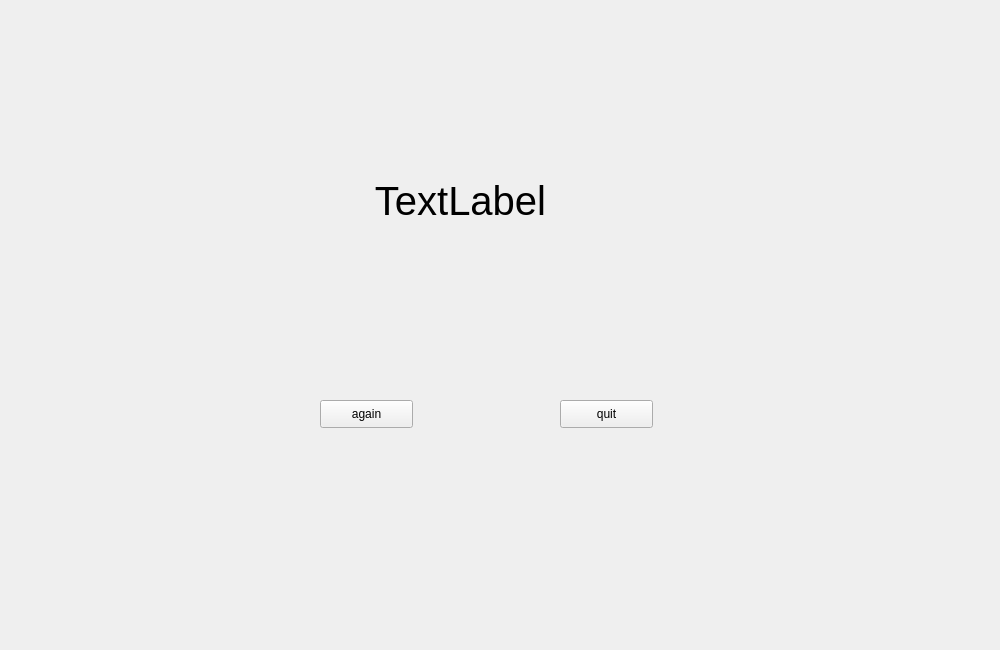
<?xml version="1.0" encoding="UTF-8"?>
<ui version="4.0">
 <class>BWidget</class>
 <widget class="QWidget" name="BWidget">
  <property name="geometry">
   <rect>
    <x>0</x>
    <y>0</y>
    <width>1000</width>
    <height>650</height>
   </rect>
  </property>
  <property name="windowTitle">
   <string>BWidget</string>
  </property>
  <widget class="QStackedWidget" name="stackedWidget">
   <property name="geometry">
    <rect>
     <x>0</x>
     <y>0</y>
     <width>1000</width>
     <height>650</height>
    </rect>
   </property>
   <property name="currentIndex">
    <number>2</number>
   </property>
   <widget class="QWidget" name="page">
    <widget class="QPushButton" name="btnReady">
     <property name="geometry">
      <rect>
       <x>400</x>
       <y>400</y>
       <width>93</width>
       <height>28</height>
      </rect>
     </property>
     <property name="text">
      <string>准备开始</string>
     </property>
    </widget>
    <widget class="QLabel" name="labelReady">
     <property name="geometry">
      <rect>
       <x>300</x>
       <y>200</y>
       <width>311</width>
       <height>81</height>
      </rect>
     </property>
     <property name="font">
      <font>
       <family>迷你简硬笔行书</family>
       <pointsize>34</pointsize>
      </font>
     </property>
     <property name="text">
      <string>斗地主游戏</string>
     </property>
     <property name="alignment">
      <set>Qt::AlignCenter</set>
     </property>
    </widget>
   </widget>
   <widget class="QWidget" name="page_2">
    <widget class="QPushButton" name="btnForLord">
     <property name="geometry">
      <rect>
       <x>360</x>
       <y>420</y>
       <width>93</width>
       <height>28</height>
      </rect>
     </property>
     <property name="text">
      <string>叫</string>
     </property>
    </widget>
    <widget class="QWidget" name="layoutWidget">
     <property name="geometry">
      <rect>
       <x>270</x>
       <y>10</y>
       <width>471</width>
       <height>141</height>
      </rect>
     </property>
     <layout class="QHBoxLayout" name="hLayout" stretch="2,1,2,1,2">
      <item>
       <widget class="QLabel" name="bottomL">
        <property name="font">
         <font>
          <family>迷你简硬笔行书</family>
          <pointsize>12</pointsize>
          <weight>50</weight>
          <bold>false</bold>
         </font>
        </property>
        <property name="text">
         <string>底牌1</string>
        </property>
       </widget>
      </item>
      <item>
       <spacer name="horizontalSpacer">
        <property name="orientation">
         <enum>Qt::Horizontal</enum>
        </property>
        <property name="sizeHint" stdset="0">
         <size>
          <width>40</width>
          <height>20</height>
         </size>
        </property>
       </spacer>
      </item>
      <item>
       <widget class="QLabel" name="bottomM">
        <property name="font">
         <font>
          <family>迷你简硬笔行书</family>
          <pointsize>12</pointsize>
         </font>
        </property>
        <property name="text">
         <string>底牌2</string>
        </property>
       </widget>
      </item>
      <item>
       <spacer name="horizontalSpacer_2">
        <property name="orientation">
         <enum>Qt::Horizontal</enum>
        </property>
        <property name="sizeHint" stdset="0">
         <size>
          <width>40</width>
          <height>20</height>
         </size>
        </property>
       </spacer>
      </item>
      <item>
       <widget class="QLabel" name="bottomR">
        <property name="font">
         <font>
          <family>迷你简硬笔行书</family>
          <pointsize>12</pointsize>
         </font>
        </property>
        <property name="text">
         <string>底牌3</string>
        </property>
       </widget>
      </item>
     </layout>
    </widget>
    <widget class="QPushButton" name="btnBeat">
     <property name="geometry">
      <rect>
       <x>360</x>
       <y>420</y>
       <width>93</width>
       <height>28</height>
      </rect>
     </property>
     <property name="text">
      <string>出牌</string>
     </property>
    </widget>
    <widget class="QWidget" name="layoutWidget_2">
     <property name="geometry">
      <rect>
       <x>50</x>
       <y>500</y>
       <width>141</width>
       <height>151</height>
      </rect>
     </property>
     <layout class="QVBoxLayout" name="bvLayout" stretch="3,1">
      <item>
       <widget class="QLabel" name="bRole">
        <property name="font">
         <font>
          <family>迷你简硬笔行书</family>
          <pointsize>20</pointsize>
         </font>
        </property>
        <property name="text">
         <string>本人</string>
        </property>
        <property name="alignment">
         <set>Qt::AlignCenter</set>
        </property>
       </widget>
      </item>
      <item>
       <widget class="QLabel" name="bCount">
        <property name="font">
         <font>
          <family>迷你简硬笔行书</family>
          <pointsize>12</pointsize>
         </font>
        </property>
        <property name="text">
         <string>TextLabel</string>
        </property>
        <property name="alignment">
         <set>Qt::AlignCenter</set>
        </property>
       </widget>
      </item>
     </layout>
    </widget>
    <widget class="QPushButton" name="btnNotLord">
     <property name="geometry">
      <rect>
       <x>540</x>
       <y>420</y>
       <width>93</width>
       <height>28</height>
      </rect>
     </property>
     <property name="text">
      <string>不叫</string>
     </property>
    </widget>
    <widget class="QWidget" name="layoutWidget_3">
     <property name="geometry">
      <rect>
       <x>20</x>
       <y>120</y>
       <width>141</width>
       <height>291</height>
      </rect>
     </property>
     <layout class="QVBoxLayout" name="avLayout" stretch="5,1">
      <item>
       <widget class="QLabel" name="aRole">
        <property name="font">
         <font>
          <family>迷你简硬笔行书</family>
          <pointsize>20</pointsize>
         </font>
        </property>
        <property name="text">
         <string>玩家1</string>
        </property>
        <property name="alignment">
         <set>Qt::AlignCenter</set>
        </property>
       </widget>
      </item>
      <item>
       <widget class="QLabel" name="aCount">
        <property name="font">
         <font>
          <family>迷你简硬笔行书</family>
          <pointsize>12</pointsize>
         </font>
        </property>
        <property name="text">
         <string>TextLabel</string>
        </property>
        <property name="alignment">
         <set>Qt::AlignCenter</set>
        </property>
       </widget>
      </item>
     </layout>
    </widget>
    <widget class="QWidget" name="layoutWidget_4">
     <property name="geometry">
      <rect>
       <x>830</x>
       <y>120</y>
       <width>141</width>
       <height>281</height>
      </rect>
     </property>
     <layout class="QVBoxLayout" name="cvLayout" stretch="5,1">
      <item>
       <widget class="QLabel" name="cRole">
        <property name="font">
         <font>
          <family>迷你简硬笔行书</family>
          <pointsize>20</pointsize>
          <weight>50</weight>
          <italic>false</italic>
          <bold>false</bold>
          <underline>false</underline>
         </font>
        </property>
        <property name="text">
         <string>玩家2</string>
        </property>
        <property name="alignment">
         <set>Qt::AlignCenter</set>
        </property>
       </widget>
      </item>
      <item>
       <widget class="QLabel" name="cCount">
        <property name="font">
         <font>
          <family>迷你简硬笔行书</family>
          <pointsize>12</pointsize>
         </font>
        </property>
        <property name="text">
         <string>TextLabel</string>
        </property>
        <property name="alignment">
         <set>Qt::AlignCenter</set>
        </property>
       </widget>
      </item>
     </layout>
    </widget>
    <widget class="QPushButton" name="btnNotBeat">
     <property name="geometry">
      <rect>
       <x>540</x>
       <y>420</y>
       <width>93</width>
       <height>28</height>
      </rect>
     </property>
     <property name="text">
      <string>不出</string>
     </property>
    </widget>
    <widget class="QLabel" name="label">
     <property name="geometry">
      <rect>
       <x>280</x>
       <y>350</y>
       <width>161</width>
       <height>51</height>
      </rect>
     </property>
     <property name="font">
      <font>
       <pointsize>15</pointsize>
      </font>
     </property>
     <property name="text">
      <string>0</string>
     </property>
    </widget>
   </widget>
   <widget class="QWidget" name="page_3">
    <widget class="QLabel" name="label_2">
     <property name="geometry">
      <rect>
       <x>300</x>
       <y>130</y>
       <width>321</width>
       <height>141</height>
      </rect>
     </property>
     <property name="font">
      <font>
       <pointsize>30</pointsize>
      </font>
     </property>
     <property name="text">
      <string>TextLabel</string>
     </property>
     <property name="alignment">
      <set>Qt::AlignCenter</set>
     </property>
    </widget>
    <widget class="QPushButton" name="pushButton">
     <property name="geometry">
      <rect>
       <x>320</x>
       <y>400</y>
       <width>93</width>
       <height>28</height>
      </rect>
     </property>
     <property name="text">
      <string>again</string>
     </property>
    </widget>
    <widget class="QPushButton" name="pushButton_2">
     <property name="geometry">
      <rect>
       <x>560</x>
       <y>400</y>
       <width>93</width>
       <height>28</height>
      </rect>
     </property>
     <property name="text">
      <string>quit</string>
     </property>
    </widget>
   </widget>
  </widget>
 </widget>
 <resources/>
 <connections/>
</ui>
